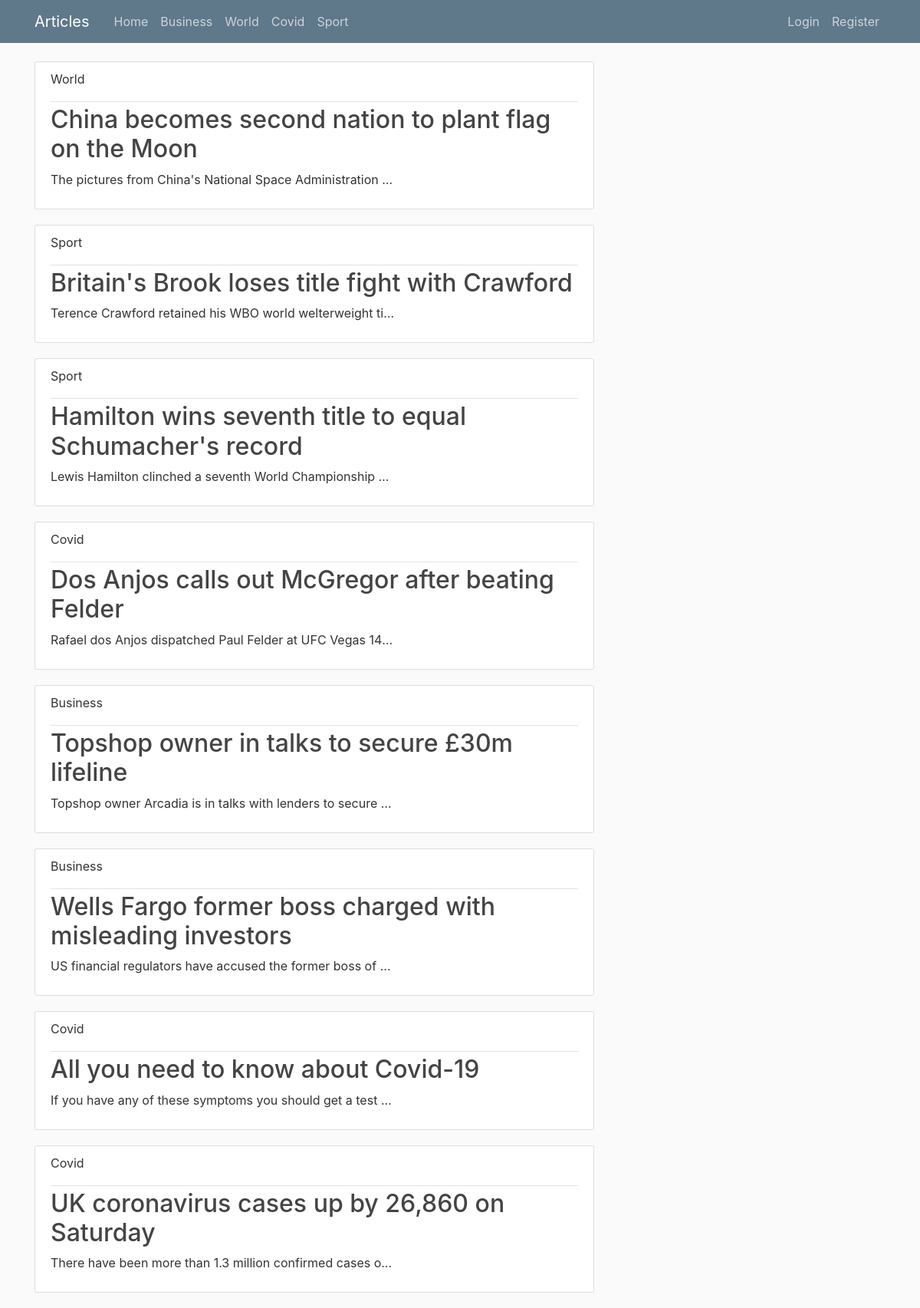
The page / on the database its author committed.
### article/models.py (models this page shows, shortened)
class Article(models.Model):
    title = models.CharField(max_length=200)
    text = models.CharField(max_length=20000)
    category = models.ForeignKey(Category, on_delete=models.CASCADE)
    likes = models.ManyToManyField('Profile', through='Like')

class Category(models.Model):
    CATEGORIES_OPTIONS= (
        ('Sport','sport'),
        ('World','world'),
        ('Covid','covid'),
        ('Business','business'),
    )
    category_name = models.CharField(max_length=200, choices=CATEGORIES_OPTIONS)
    users = models.ManyToManyField('Profile', through='Favourites')

### article/views.py (the view)
# urls.py: path('', views.home, name="home"),
def home(request):
    articles_list = Article.objects.order_by('id')
    articles_sorted=Article.objects.none()
    if request.user.is_authenticated:
        user=Profile.objects.filter(user=request.user)
        favourites=Favourites.objects.filter(user=user[0])
        for favourite in favourites:
            articles_sorted= articles_sorted | articles_list.filter(category_id=favourite.category_id)
            articles_sorted=articles_sorted.order_by('id')
    else:
        articles_sorted=articles_list
    context = {'articles_list': articles_sorted.reverse()}
    return render(request, 'article/home.html', context)

### article/templates/article/home.html
{% extends "article/base.html" %}
{% block content %}
    {% if articles_list %}
        {% for article in articles_list %}
        <article class="media content-section">
            <div class="media-body">
                <div class="article-metadata">
                    <p class="mr-2">{{ article.category.category_name }}</p>
                </div>
                <h2><a class="article-title" href="{% url 'article' article.id %}">{{ article.title }}</a></h2>
                <p class="article-content">{{ article.text }}...</p>
            </div>
        </article>
        {% endfor %}
    {% else %}
        <p>No articles are available.</p>
    {% endif %}
{% endblock content %}

### article/templates/article/base.html (shortened to what this page needs)
{% load static %}
<!DOCTYPE html>
<html>
<head>
    <link rel="stylesheet" href="https://maxcdn.bootstrapcdn.com/bootstrap/4.0.0/css/bootstrap.min.css">
    <link rel="stylesheet" type="text/css" href="{% static 'article/main.css' %}">
</head>
<body>
<header class="site-header">
    <nav class="navbar navbar-expand-md navbar-dark bg-steel fixed-top">
        <div class="container">
            <a class="navbar-brand mr-4" href="">Articles</a>
            <div class="collapse navbar-collapse" id="navbarToggle">
                <div class="navbar-nav mr-auto">
                    <a class="nav-item nav-link" href="{% url 'home' %}">Home</a>
                    <a class="nav-item nav-link" href="{% url 'categories' 'Business' %}">Business</a>
                    <a class="nav-item nav-link" href="{% url 'categories' 'World' %}">World</a>
                    <a class="nav-item nav-link" href="{% url 'categories' 'Covid' %}">Covid</a>
                    <a class="nav-item nav-link" href="{% url 'categories' 'Sport' %}">Sport</a>
                </div>
                <div class="navbar-nav">
                    {% if user.is_authenticated %}
                    <a class="nav-item nav-link" href="{% url 'profile' %}">Profile</a>
                    <a class="nav-item nav-link" href="{% url 'logout' %}">Logout</a>
                    {% else %}
                    <a class="nav-item nav-link" href="{% url 'login' %}">Login</a>
                    <a class="nav-item nav-link" href="{% url 'register' %}">Register</a>
                    {% endif %}
                </div>
            </div>
        </div>
    </nav>
</header>
<main role="main" class="container">
    <div class="row">
        <div class="col-md-8">
            {% block content %}{% endblock %}
        </div>
    </div>
</main>
</body>
</html>

### article/static/article/main.css (style rules this page uses)
body { background: #fafafa; color: #333333; margin-top: 5rem; }
h1, h2, h3, h4, h5, h6 { color: #444444; }
.bg-steel { background-color: #5f788a; }
.site-header .navbar-nav .nav-link { color: #cbd5db; }
.content-section { background: #ffffff; padding: 10px 20px; border: 1px solid #dddddd; border-radius: 3px; margin-bottom: 20px; }
.article-title { color: #444444; }
.article-content { width: 450px; white-space: nowrap; overflow: hidden; text-overflow: ellipsis; }
.article-metadata { padding-bottom: 1px; margin-bottom: 4px; border-bottom: 1px solid #e3e3e3 }

### rows shown on the page
Article: category.category_name "World", title "China becomes second nation to plant flag on the Moon", text "The pictures from China's National Space Administration…"
Article: category.category_name "Sport", title "Britain's Brook loses title fight with Crawford", text "Terence Crawford retained his WBO world welterweight ti…"
Article: category.category_name "Sport", title "Hamilton wins seventh title to equal Schumacher's record", text "Lewis Hamilton clinched a seventh World Championship…"
Article: category.category_name "Covid", title "Dos Anjos calls out McGregor after beating Felder", text "Rafael dos Anjos dispatched Paul Felder at UFC Vegas 14…"
Article: category.category_name "Business", title "Topshop owner in talks to secure £30m lifeline", text "Topshop owner Arcadia is in talks with lenders to secure…"
Article: category.category_name "Business", title "Wells Fargo former boss charged with misleading investors", text "US financial regulators have accused the former boss of…"
Article: category.category_name "Covid", title "All you need to know about Covid-19", text "If you have any of these symptoms you should get a test…"
Article: category.category_name "Covid", title "UK coronavirus cases up by 26,860 on Saturday", text "There have been more than 1.3 million confirmed cases o…"
